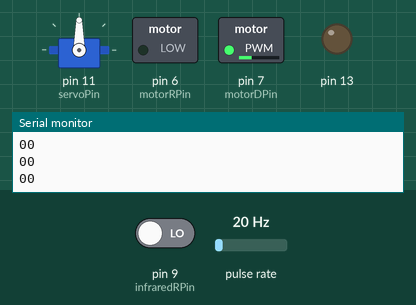
Recording of a sketch running on a simulated Arduino Mega 2560, built with avr-gcc and run on an emulated ATmega2560. Parts: servo, switched loads named in the sketch (green lamp = pin HIGH), output pins drawn as LEDs (lit = HIGH), the last lines printed to the serial monitor. Wiring (inferred from the names in the program): pulse sensor: data pin 47. The test bench sets the inputs (shaded band); at power-on: pin 9 (infraredRPin) LOW, pulse rate 20 Hz. The ROS host is connected and sends only what is stated.

Above: at 3.2 s.
3.3 s: pin 9 (infraredRPin) driven HIGH
At 3.77 s:
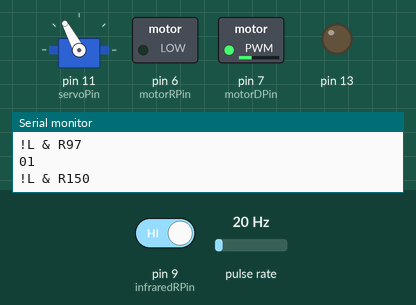
At 4.7 s:
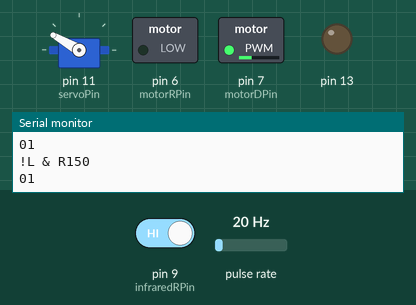
5.7 s: pin 9 (infraredRPin) driven LOW
At 6.5 s:
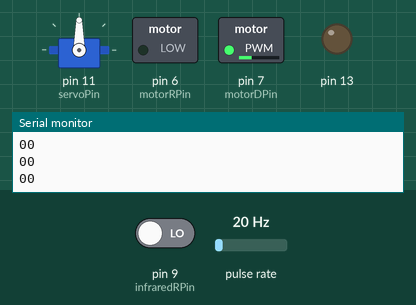
Timing chart, 0 to 8.7 s (numbered marks = the images above; inputs shaded):
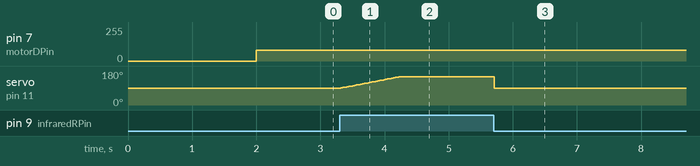

The sketch:

Controlador.ino
```cpp
/*
Proyecto final para Principios de mecatrónica.
Controlador para seguir un camino en color blanco en un "coche"
 */

// Servo: min - 30, max - 140

#include <SoftwareSerial.h>
#include <Servo.h>

#include <avr/io.h>
#include <ros.h>
#include <std_msgs/Float64.h>

int infraredLPin = 10; // CNY70
int infraredRPin = 9; // TCRT5000
int servoPin = 11;
int speedMonitorPin = 2; // Ya no mover el pin
int speedMotor = 125;
unsigned int newSpeedMotor;
unsigned int newAngleServo;
int motorDPin = 7; // Derecho
int motorRPin = 6; // Reversa
int startTime;
int angle = 0;
int angleDif = 0; // Para velocidad angular
bool isOnPathL = false;
bool isOnPathR = false;
int angleServo = 90;
float kp = 0.5;
unsigned int counter = 0;
char toMove;
Servo servoMotor;
unsigned long time;

int RX=10;
int TX=11;
int baud_rate=9600;
SoftwareSerial xbeeSerial(RX,TX);

int vueltas = 0;
float vel = 0;
unsigned long tiempo1;
unsigned long tiempo2;

float carril = 0;

ros::NodeHandle nh;
std_msgs::Float64 ve;
std_msgs::Float64 po;
ros::Publisher velo("velo", &ve);
ros::Publisher pos("pos", &po);

void setup(){
  cli();
  TCCR5B = B00001111;
  TCNT5 = 240;
  TCCR5B |= (1 << WGM01); //Esto hace que vuelva a su valor de 240
  TIMSK5 |= (1 << OCIE0A); // enable timer compare interrupt
  pinMode(47,INPUT); //PIN QUE DISPARA RUTINA DE TIMER5 de ATMEGA

  Serial.begin(9600); // Inicializamos la consola

  sei();

  pinMode(infraredLPin, INPUT);
  pinMode(infraredRPin, INPUT);
  pinMode(speedMonitorPin, INPUT);
  pinMode(motorDPin, OUTPUT);
  pinMode(motorRPin, OUTPUT);

  delay(2000);
  tiempo1 = millis();

  servoMotor.attach(servoPin);
  servoMotor.write(90); // Inicializar en 90º

  xbeeSerial.begin(baud_rate);

  pinMode(13, OUTPUT);
  nh.initNode();
  nh.advertise(pos);
  nh.advertise(velo);
}

void loop(){
  Serial.print(digitalRead(infraredLPin));
  Serial.println(digitalRead(infraredRPin));

  tiempo2 = millis();

//  if (!hasStarted) {
//    hasStarted = checkXbee();
//  }
//  if (hasStarted) {
//    // Checamos si estamos en camino

    isOnPathL = digitalRead(infraredLPin);
    isOnPathR = digitalRead(infraredRPin);
    if (isOnPathL && isOnPathR) {
      carril = 0;
      startTime = millis();
      speedMotor = 100;
      angleServo = 90; // Poner el servoMotor a 0º, que vaya derecho
      setMotor(speedMotor, 'd');
      setServo(angleServo);
    } else if (!isOnPathL && isOnPathR) {
      carril = -1;
      newSpeedMotor = speedMotor - kp * (millis() - startTime);
      newAngleServo = angleServo + kp * (millis() - startTime);

      if (newSpeedMotor <= 80 || newAngleServo >= 200){
        newSpeedMotor = 80;
      }
      if (newAngleServo >= 150){
        newAngleServo = 150;
      }
      Serial.print("!L & R");
      Serial.println(newAngleServo);
      setMotor(newSpeedMotor, 'd');
      setServo(newAngleServo);
    } else if (isOnPathL && !isOnPathR) {
      carril = 1;
      newSpeedMotor = speedMotor - kp * (millis() - startTime);
      newAngleServo = angleServo - kp * (millis() - startTime);

      if (newSpeedMotor <= 80 || newAngleServo >= 10.0){
        newSpeedMotor = 80;
      }
      if (newAngleServo <= 50 || newAngleServo >= 120){
        newAngleServo = 50;
      }
      Serial.print("L & !R");
      Serial.println(newAngleServo);
      setMotor(newSpeedMotor, 'd');
      setServo(newAngleServo);
    } else {
      carril = 0;
      startTime = millis();
      speedMotor = 80;
      angleServo = 90; // Que se vaya derecho, lentamente
      setMotor(speedMotor, 'd');
      setServo(angleServo);
    }

    getSpeed();

//  }
}

void getSpeed() {
  if(tiempo2-tiempo1>= 300) {
      vel = vueltas + (TCNT5-240.0)/16.0;
      if(vel>=0){
        Serial.print("La velocidad es de: ");
        Serial.print(vel); //vel*10 ??
        Serial.println(" rev/s");
        vueltas = 0;
        tiempo1 = tiempo2;
        TCNT5 = 240;

        // Aquí va lo de ROS
        sendToROS();
      } else {
        vueltas = 0;
        tiempo1 = tiempo2;
        TCNT5 = 240;
      }
    }
}

void sendToROS() {
   po.data = carril;
   ve.data = vel;
   pos.publish( &po );
   velo.publish(&ve);
   nh.spinOnce();
  // delay(10);
}

void setServo(int to) {
  if (angleServo <= to) {
    for (int pos = angleServo; pos <= to; pos += 1) { // 0º->180º
      servoMotor.write(pos);
      delay(15);
    }
  } else if (to < angleServo){
    for (int pos = angleServo; pos >= to; pos -= 1) { // 180º->0º
      servoMotor.write(pos);
      delay(15);
    }
  }
  angleServo = to;
}

void setMotor(int speed, char traction){
  // 0 a 255
  if (traction == 'd') {
    analogWrite(motorDPin, speed);
    analogWrite(motorRPin, 0);
    // digitalWrite(motorRPin, 1);  // set rotation of motor to Clockwise
  } else if (traction == 'r') {
    digitalWrite(motorRPin, speed);
    digitalWrite(motorDPin, 0);
    // digitalWrite(motorRPin, 0);  // set rotation of motor to Clockwise contrario
  }
}

bool checkXbee() {
  char letra = xbeeSerial.read();
  if (letra == 'i') { // Iniciar
    return true;
  } else if (letra == 'p') { // Parar
    return false;
  }
}

void sendSpeed(int speed) {
  xbeeSerial.write(speed);
}

ISR(TIMER5_COMPA_vect){
   vueltas++;
   //Serial.println(TCNT5);
   TCNT5 = 240;
}
```

Measured:
- after the input at 3.3 s, servo on pin 11 (servoPin): moves from 90° to 150° over 0.91 s, starting at once
- after the input at 5.7 s, servo on pin 11 (servoPin): 150° → 90° at once
